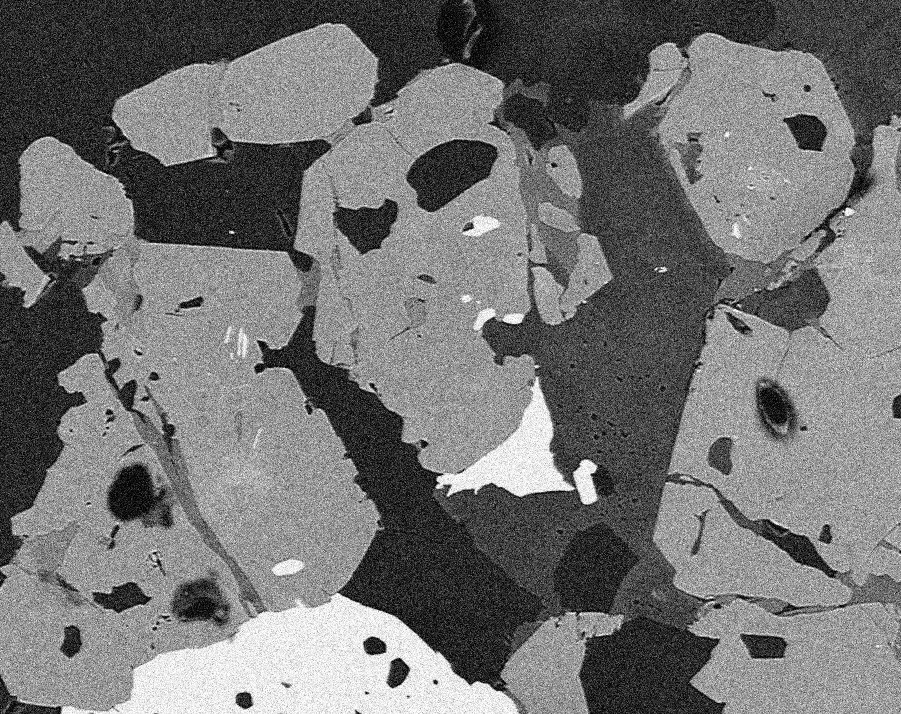
#> input picture images/BSE_Google_noisy.jpg, 901 x 714 px
$ jupyter execute --allow-errors '23 - Histogram based image segmentation in Python.ipynb'   (older library calls are emulated)
#> lines starting #> are read from the running program, lines starting #| are printed output that depends on the picture; after the words box and inside, x2 and y2 are one past the last pixel; in counts of white or black regions, pixels touching at a corner belong together
23 - Histogram based image segmentation in Python
1.  seg by hist
2.  flat and show
3.  color
4.  clean

[cell 1]
from google.colab import drive
import os
drive.mount('/content/gdrive')
path = r'/content/gdrive/My Drive/Colab Notebooks/screeni_practice'
os.chdir( path )

[cell 2]
import numpy as np
import matplotlib.pyplot as plt

from skimage import io, img_as_float, img_as_ubyte
from skimage.restoration import denoise_nl_means, estimate_sigma

import scipy.ndimage as nd

[cell 3]
img = img_as_float(io.imread('images/BSE_Google_noisy.jpg'))
#> img: shape (714, 901) float64; min 0, max 1, mean 0.451

sigma_est = np.mean(estimate_sigma(img, multichannel=False))
#> sigma_est = 0.0967
denoise = denoise_nl_means(img, h=1.15*sigma_est, fast_mode=True, patch_size=5, patch_distance=3, multichannel=False)

denoise_ubyte = img_as_ubyte(denoise)
# plt.imshow(denoise, cmap='gray')
plt.hist(denoise_ubyte.flat, bins=100, range=(0,255))
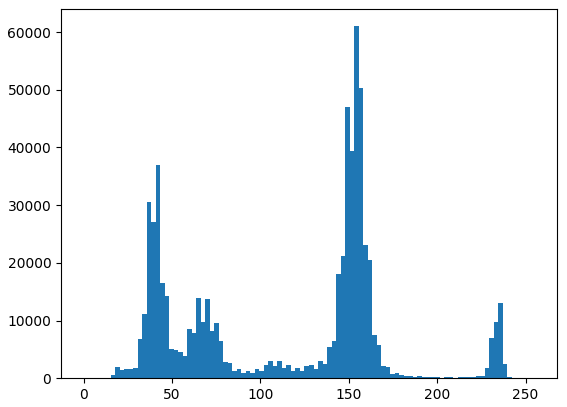
#> figure drawn by matplotlib, 1 panel; tallest bar 61025 high, from x = 153 to 155.5

[cell 4]
segm1 = (denoise_ubyte <= 55)
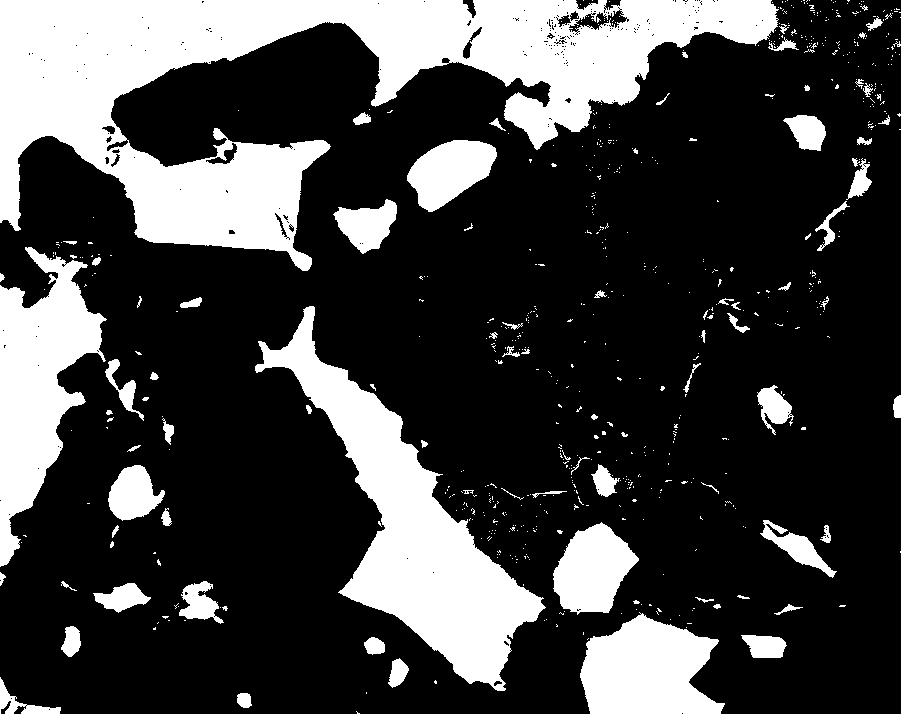
#> segm1: shape (714, 901) bool; 25.7% white; 679 white regions (596 under 20 px), largest, box (x1, y1, x2, y2) and area: (0, 0, 779, 271) 79474, (255, 306, 546, 691) 30599, (0, 247, 107, 567) 16678
segm2 = (denoise_ubyte > 55) & (denoise_ubyte <= 110)
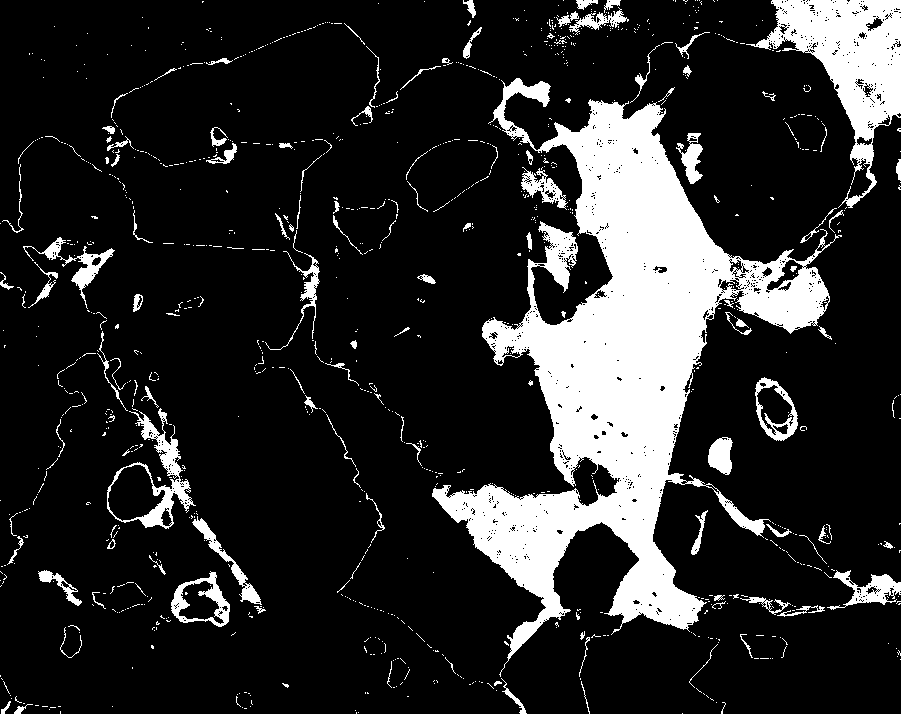
#> segm2: shape (714, 901) bool; 16.5% white; 1046 white regions (925 under 20 px), largest, box (x1, y1, x2, y2) and area: (432, 78, 842, 677) 73636, (746, 0, 901, 208) 11649, (107, 408, 196, 529) 2329
segm3 = (denoise_ubyte > 110) & (denoise_ubyte <= 210)
#> segm3: shape (714, 901) bool; 52.3% white; 234 black regions (170 under 20 px), largest, box (x1, y1, x2, y2) and area: (0, 0, 901, 714) 259513, (0, 237, 196, 567) 24099, (406, 138, 498, 212) 4262
segm4 = (denoise_ubyte > 210)
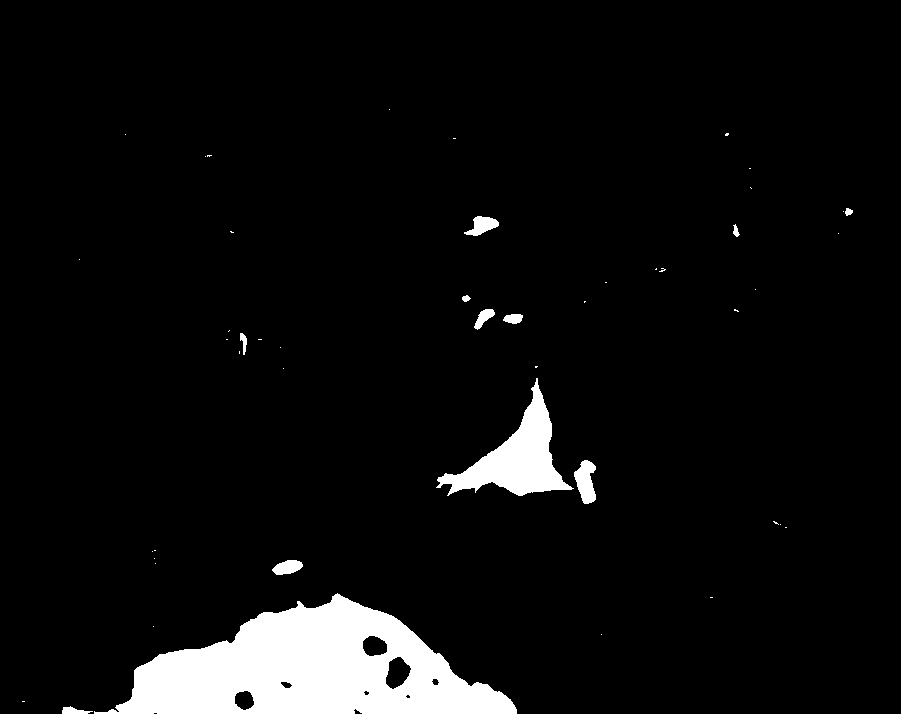
#> segm4: shape (714, 901) bool; 5.5% white; 48 white regions (36 under 20 px), largest, box (x1, y1, x2, y2) and area: (94, 593, 517, 714) 27930, (436, 378, 574, 496) 5538, (574, 460, 596, 504) 644

all_segments = np.zeros((denoise_ubyte.shape[0], denoise_ubyte.shape[1], 3))

all_segments[segm1] = (1,0,0)
all_segments[segm2] = (0,1,0)
all_segments[segm3] = (0,0,1)
all_segments[segm4] = (1,1,0)
plt.imshow(all_segments)

[cell 5]
seglist = [segm1, segm2, segm3, segm4]
for i in seglist:
  seg_opened = nd.binary_opening(i, np.ones((3,3)))
  closed_name = f'{i}_closed'
  closed_name = nd.binary_closing(seg_opened, np.ones((3,3)))
#> this loop made 4 passes
#> seg_opened: shape (714, 901) bool; 5.5% white; 13 white regions, largest, box (x1, y1, x2, y2) and area: (116, 594, 517, 714) 27855, (438, 382, 572, 496) 5506, (574, 460, 596, 504) 643

all_segments_cleaned = np.zeros((denoise_ubyte.shape[0], denoise_ubyte.shape[1], 3))

#> (the rest of this cell did not finish here and is left out)

[cell 6]
# fix by chatGBT

seglist = [segm1, segm2, segm3, segm4]

# create empty arrays to store the closed segments
seg_closed_list = []

# apply binary opening and closing to each segment in the list
for i in seglist:
  seg_opened = nd.binary_opening(i, np.ones((3,3)))
  seg_closed = nd.binary_closing(seg_opened, np.ones((3,3)))
  seg_closed_list.append(seg_closed)
#> this loop made 4 passes
#> pass 3, `seg_closed = nd.binary_closing(seg_opened, np.ones((3,3)))`:
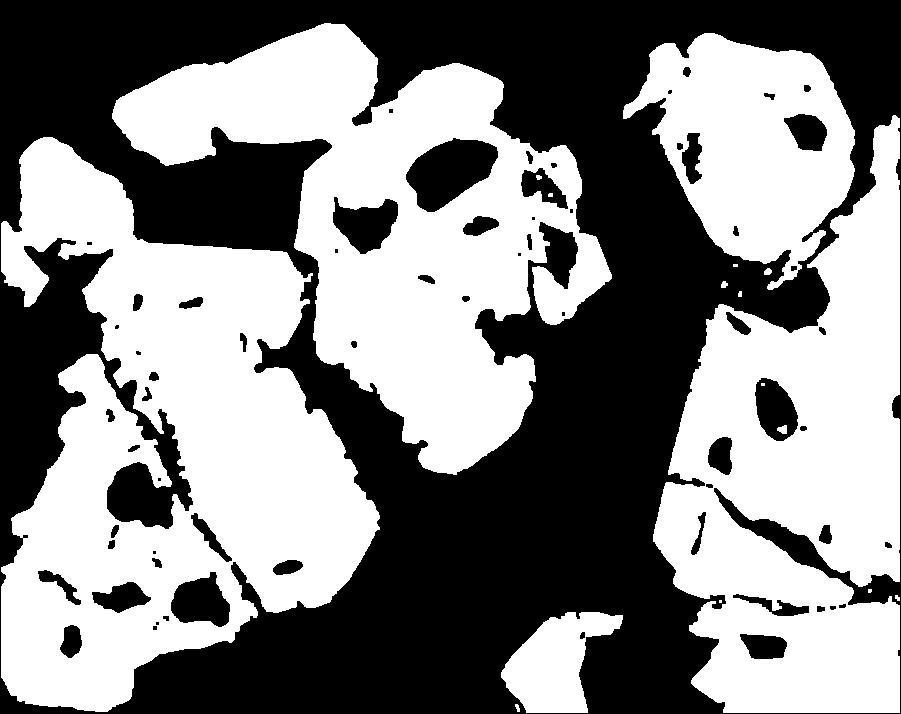
#> seg_closed: shape (714, 901) bool; 51.7% white; 65 black regions (14 under 20 px), largest, box (x1, y1, x2, y2) and area: (0, 0, 901, 714) 289301, (406, 138, 498, 212) 4262, (333, 197, 398, 254) 2268
#> after the loop, seg_closed_list = 4 items

# create an array to store the cleaned segments
all_segments_cleaned = np.zeros((denoise_ubyte.shape[0], denoise_ubyte.shape[1], 3))

# assign colors to each segment and add it to the cleaned segments array
all_segments_cleaned[seg_closed_list[0]] = (1,0,0) # red
all_segments_cleaned[seg_closed_list[1]] = (0,1,0) # green
all_segments_cleaned[seg_closed_list[2]] = (0,0,1) # blue
all_segments_cleaned[seg_closed_list[3]] = (1,1,0) # yellow

# display the cleaned segments
plt.imshow(all_segments_cleaned)
plt.imsave('images/segmented.jpg', all_segments_cleaned)
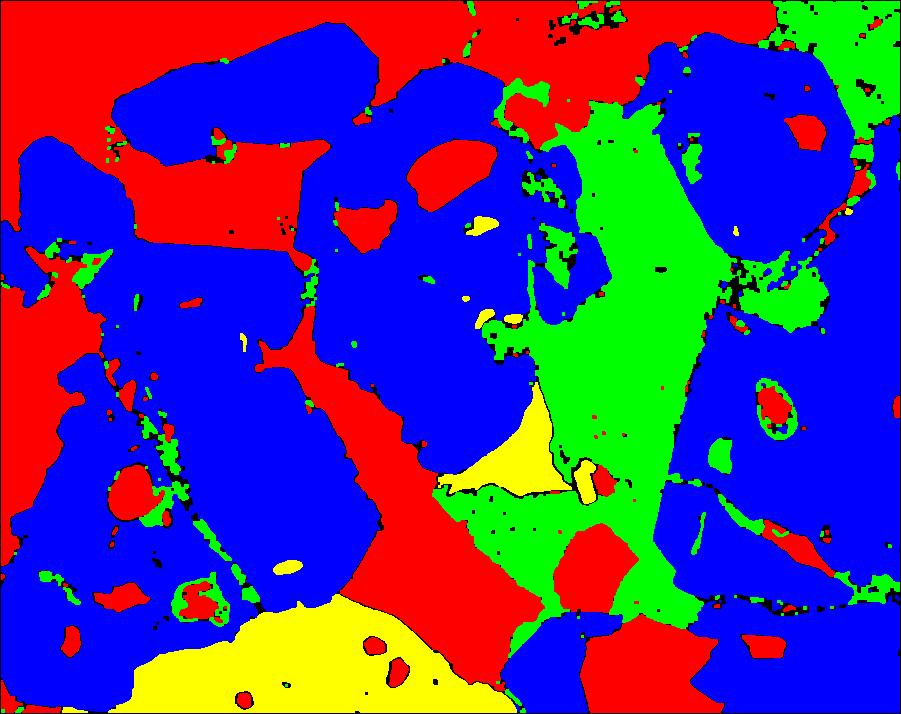
#> saved as segmented.jpg: shape (714, 901, 3); mean R, G, B 78.1, 52.5, 131.9
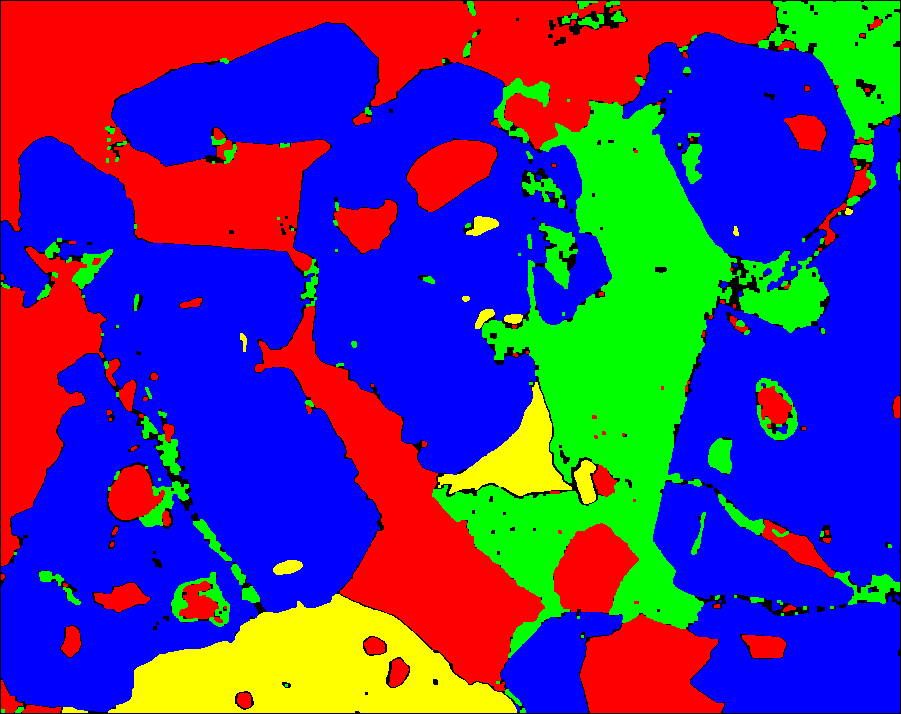
#> shown: shape (714, 901, 3) float64; mean R, G, B 0.304, 0.202, 0.517

$ run again, with images/Alloy_gradient.jpg copied over images/BSE_Google_noisy.jpg
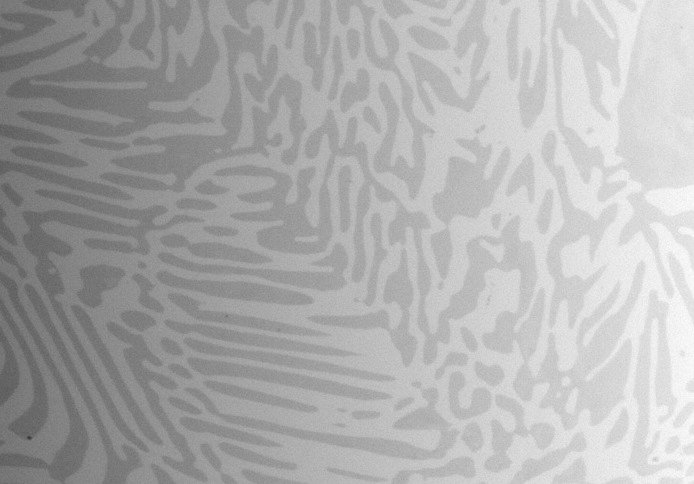
#> input picture images/Alloy_gradient.jpg, 694 x 484 px
#> sigma_est = 0.00492
#> `segm1 = (denoise_ubyte <= 55)`:
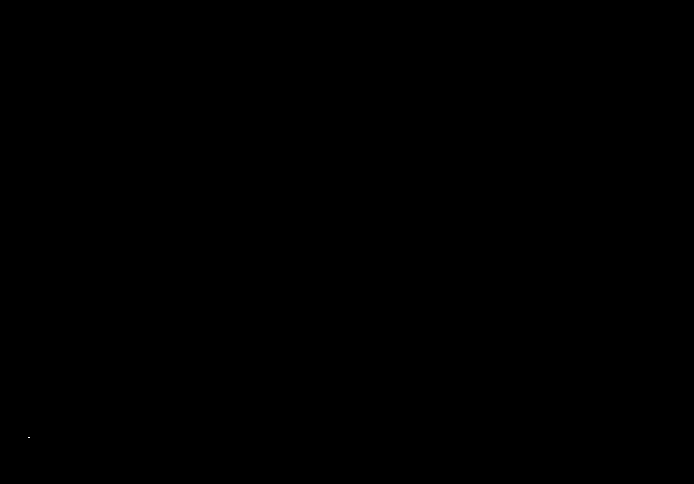
#> segm1: shape (484, 694) bool; 0% white in thin lines or dots, all inside (x1, y1, x2, y2) = (28, 437, 30, 438)
#> segm2: shape (484, 694) bool; 3.6% white; 414 white regions (387 under 20 px), largest, box (x1, y1, x2, y2) and area: (0, 296, 49, 440) 1667, (22, 211, 63, 309) 1342, (0, 326, 19, 407) 892
#> segm3: shape (484, 694) bool; 75.3% white; 1064 black regions (1022 under 20 px), largest, box (x1, y1, x2, y2) and area: (485, 0, 694, 484) 68083, (0, 296, 49, 440) 1669, (22, 211, 63, 309) 1342
#> segm4: shape (484, 694) bool; 21.1% white; 650 white regions (635 under 20 px), largest, box (x1, y1, x2, y2) and area: (485, 0, 694, 484) 68083, (491, 270, 521, 313) 593, (564, 387, 579, 416) 247
#> the loop `for i in seglist:` made 4 passes
#> after the loop `for i in seglist:`: seg_closed_list = 4 items
#> `[cell 6] # fix by chatGBT  seglist = [segm1, segm2, segm3, segm4]  # c..`:
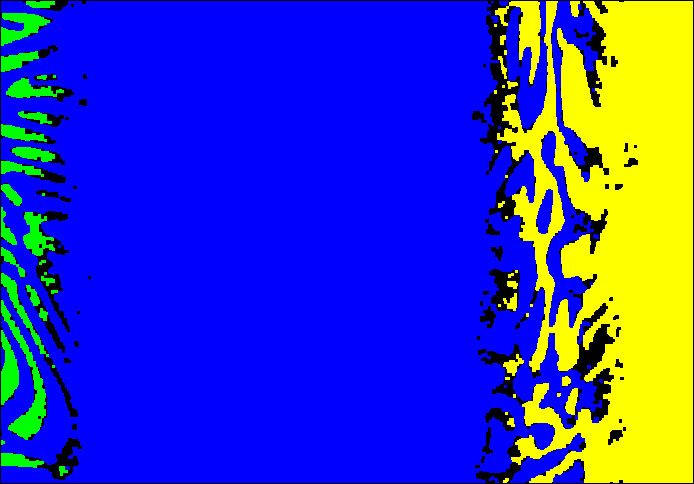
#> shown: shape (484, 694, 3) float64; mean R, G, B 0.19, 0.216, 0.726
